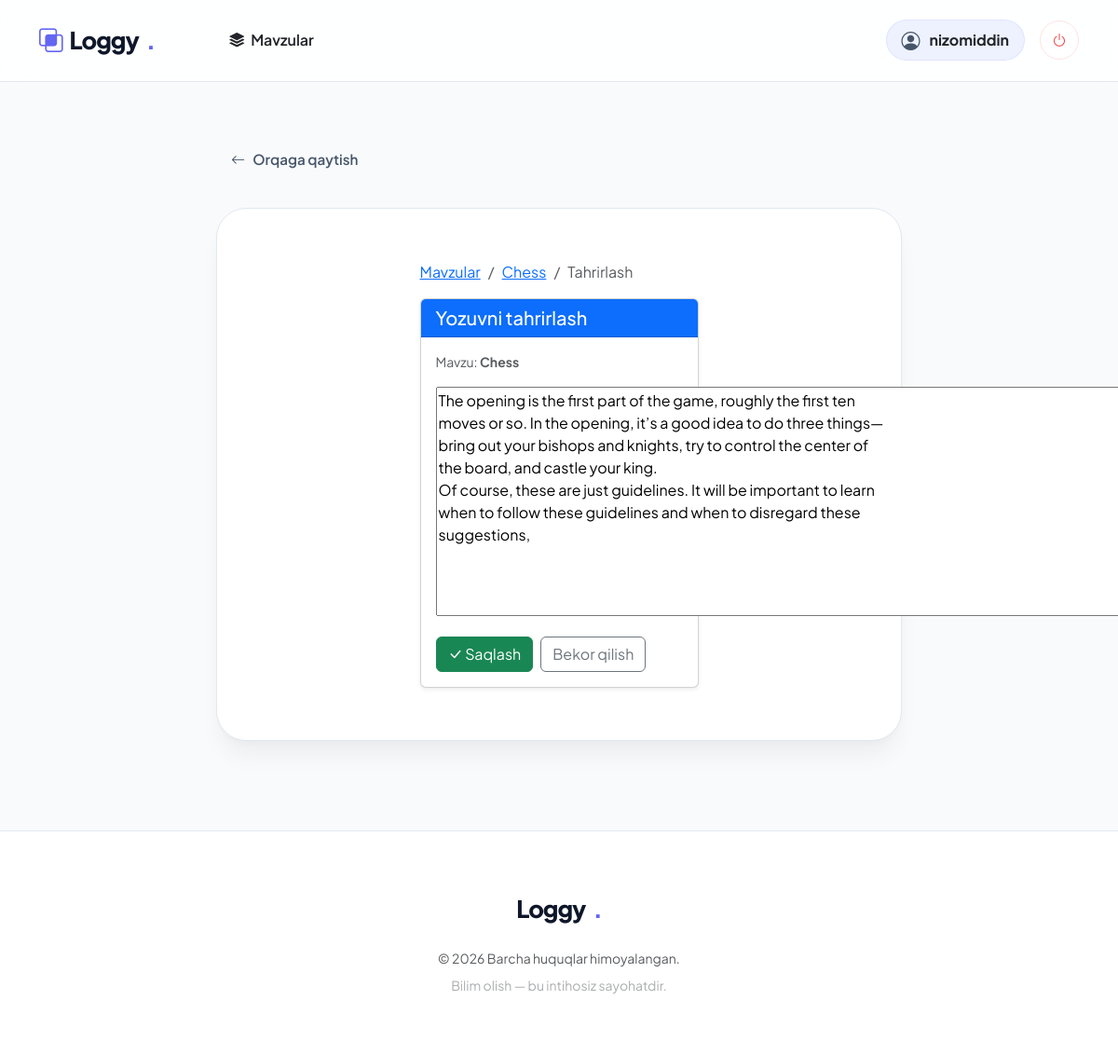
The page /edit_entry/1/ (signed in) on the database its author committed.
### learning_logs/models.py (models this page shows, shortened)
class Topic(models.Model):
    text = models.CharField(max_length=200)
    date_added = models.DateTimeField(auto_now_add=True)
    owner = models.ForeignKey(User, on_delete=models.CASCADE)
    def __str__(self):
        return self.text

class Entry(models.Model):
    topic = models.ForeignKey(Topic, on_delete=models.CASCADE)
    text = models.TextField()
    date_added = models.DateTimeField(auto_now_add=True)
    class Meta:
        verbose_name_plural = 'entries'

### learning_logs/views.py (the view)
# urls.py: path('edit_entry/<int:entry_id>/', views.edit_entry, name='edit_entry'),
@login_required
def edit_entry(request, entry_id):
    entry = get_object_or_404(Entry, id=entry_id)
    topic = entry.topic
    if topic.owner != request.user:
        raise Http404
    if request.method != 'POST':
        form = EntryModelForm(instance=entry)
    else:
        form = EntryModelForm(instance=entry, data=request.POST)
        if form.is_valid():
            form.save()
            return HttpResponseRedirect(reverse('learning_logs:topic', args=[topic.id]))
    context = {'entry': entry, 'topic': topic, 'form': form}
    return render(request, 'learning_logs/edit_entry.html', context)

### learning_logs/forms.py
class EntryModelForm(forms.ModelForm):
    class Meta:
        model = Entry
        fields = ['text']
        labels = {'text': ''}
        widgets = {'text': forms.Textarea(attrs={'cols': 80})}

### learning_logs/templates/learning_logs/edit_entry.html (shortened to what this page needs)
{% extends "learning_logs/base.html" %}
{% block content %}
<div class="row justify-content-center">
    <div class="col-md-8 col-lg-6">
        <nav aria-label="breadcrumb">
            <ol class="breadcrumb">
                <li class="breadcrumb-item"><a href="{% url 'learning_logs:topics' %}">Mavzular</a></li>
                <li class="breadcrumb-item"><a href="{% url 'learning_logs:topic' topic.id %}">{{ topic }}</a></li>
                <li class="breadcrumb-item active" aria-current="page">Tahrirlash</li>
            </ol>
        </nav>
        <div class="card shadow-sm mt-3">
            <div class="card-header bg-primary text-white">
                <h5 class="card-title mb-0">Yozuvni tahrirlash</h5>
            </div>
            <div class="card-body">
                <p class="text-muted small">Mavzu: <strong>{{ topic }}</strong></p>
                <form action="{% url 'learning_logs:edit_entry' entry.id %}" method='post'>
                    <div class="mb-3">
                        {{ form.as_p }}
                    </div>
                    <div class="d-grid gap-2 d-md-flex justify-content-md-start">
                        <button name="submit" class="btn btn-success">
                            <i class="bi bi-check-lg"></i> Saqlash
                        </button>
                        <a href="{% url 'learning_logs:topic' topic.id %}" class="btn btn-outline-secondary">
                            Bekor qilish
                        </a>
                    </div>
                </form>
            </div>
        </div>
    </div>
</div>
{% endblock content %}

### learning_logs/templates/learning_logs/base.html (shortened to what this page needs)
<!DOCTYPE html>
<html lang="uz">
<head>
    <link href="https://cdn.jsdelivr.net/npm/bootstrap@5.3.2/dist/css/bootstrap.min.css" rel="stylesheet">
    <link rel="stylesheet" href="https://cdn.jsdelivr.net/npm/bootstrap-icons@1.11.2/font/bootstrap-icons.css">
</head>
<body class="d-flex flex-column min-vh-100">
    <nav class="navbar navbar-expand-lg sticky-top">
        <div class="container">
            <a class="navbar-brand" href="{% url 'learning_logs:index' %}">
                <i class="bi bi-intersect brand-dot"></i> Loggy<span class="brand-dot">.</span>
            </a>
            <div class="collapse navbar-collapse" id="navbarNav">
                <ul class="navbar-nav me-auto ps-lg-5">
                    <li class="nav-item">
                        <a class="nav-link fw-semibold px-3 text-dark" href="{% url 'learning_logs:topics' %}">
                            <i class="bi bi-stack me-1"></i> Mavzular
                        </a>
                    </li>
                </ul>
                <div class="d-flex align-items-center gap-3">
                    {% if user.is_authenticated %}
                        <div class="user-pill d-none d-sm-flex">
                            <i class="bi bi-person-circle text-accent fs-5"></i>
                            <span class="fw-bold text-dark fs-6">{{ user.username }}</span>
                        </div>
                        <form action="{% url 'users:logout' %}" method="post" class="m-0">
                            <button type="submit" class="logout-btn-circle" title="Chiqish">
                                <i class="bi bi-power"></i>
                            </button>
                        </form>
                    {% else %}
                        <a href="{% url 'users:login' %}" class="btn btn-link text-decoration-none text-dark fw-bold px-4">Kirish</a>
                        <a href="{% url 'users:register' %}" class="btn btn-brand">Boshlash</a>
                    {% endif %}
                </div>
            </div>
        </div>
    </nav>
    <main class="container main-container">
        <div class="row justify-content-center">
            <div class="col-xl-8 col-lg-10">
                {% if request.resolver_match.url_name != 'index' %}
                    <a href="javascript:history.back()" class="back-nav">
                        <i class="bi bi-arrow-left"></i> Orqaga qaytish
                    </a>
                {% endif %}
                <div class="content-box">
                    {% block content %}{% endblock content %}
                </div>
            </div>
        </div>
    </main>
    <footer class="text-center mt-auto">
        <div class="container">
            <div class="mb-4">
                <a class="navbar-brand justify-content-center" href="#">
                    Loggy<span class="brand-dot">.</span>
                </a>
            </div>
            <div class="text-muted small mb-0">
                &copy; 2026 Barcha huquqlar himoyalangan. <br>
                <span class="opacity-50 mt-2 d-block">Bilim olish — bu intihosiz sayohatdir.</span>
            </div>
        </div>
    </footer>
</body>
</html>

### learning_logs/templates/learning_logs/base.html (style rules this page uses)
:root { --accent: #6366f1; --accent-soft: #eef2ff; --surface: #ffffff; --background: #f8fafc; --text-heading: #0f172a; --text-body: #475569; --nav-bg: rgba(255, 255, 255, 0.85); --border: #e2e8f0; }
body { font-family: 'Plus Jakarta Sans', sans-serif; background-color: var(--background); color: var(--text-body); -webkit-font-smoothing: antialiased; text-rendering: optimizeLegibility; overflow-x: hidden; }
.navbar-brand { font-weight: 800; font-size: 1.6rem; letter-spacing: -1px; color: var(--text-heading) !important; display: flex; align-items: center; gap: 8px; }
.brand-dot { color: var(--accent); }
.navbar { padding: 1.2rem 0; backdrop-filter: blur(16px) saturate(180%); background: var(--nav-bg); border-bottom: 1px solid var(--border); transition: all 0.3s ease; }
.content-box { background: var(--surface); border-radius: 32px; padding: 3.5rem; border: 1px solid var(--border); box-shadow: 0 4px 6px -1px rgba(0, 0, 0, 0.02), 0 20px 25px -5px rgba(0, 0, 0, 0.05); transition: transform 0.3s ease; }
.user-pill { background: var(--accent-soft); padding: 6px 16px; border-radius: 100px; display: flex; align-items: center; gap: 10px; border: 1px solid rgba(99, 102, 241, 0.1); }
.logout-btn-circle { width: 42px; height: 42px; border-radius: 50%; display: flex; align-items: center; justify-content: center; background: #fff; color: #ef4444; border: 1px solid #fee2e2; transition: all 0.2s; }
.back-nav { display: inline-flex; align-items: center; gap: 8px; color: var(--text-body); text-decoration: none; font-weight: 600; font-size: 0.95rem; margin-bottom: 2rem; padding: 8px 16px; border-radius: 12px; transition: all 0.2s; }
.main-container { margin-top: 4rem; margin-bottom: 6rem; }
footer { background: var(--surface); padding: 4rem 0; border-top: 1px solid var(--border); }
.content-box { animation: fadeIn 0.6s ease-out; }

### rows shown on the page
Topic: text "Chess"
Entry: text "The opening is the first part of the game, roughly the first ten moves or so. In the opening, it’s a good idea to do three things— bring out your bishops and knights, try to control the center of the board, and castle your king. Of course, these are just guidelines. It will be important to learn when to follow these guidelines and when to disregard these suggestions,"

### other values the page prints
{{ user.username }} "nizomiddin"
